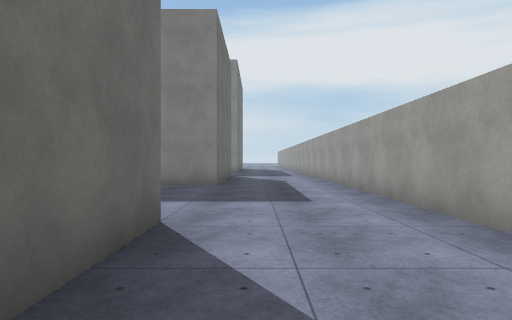
view 1 (above)

20 first-person views from a walk through a 3-D level made in the Unity game engine. The camera is 1.3 m above the floor, looks level and sees 75° across. The floor is counted in squares, 2 m on a side. Each view is taken from the middle of a square. On the plan, view 1 faces up. The plan holds only what a view shows up to about 10 squares ahead; the rest is blank. The place goes on beyond the plan. The player character is not drawn. Surface patterns are stand-ins for the level's own textures.

view 2
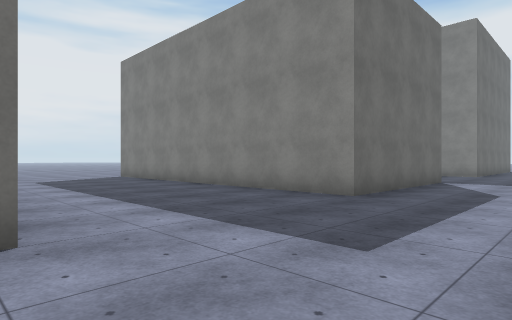

view 3
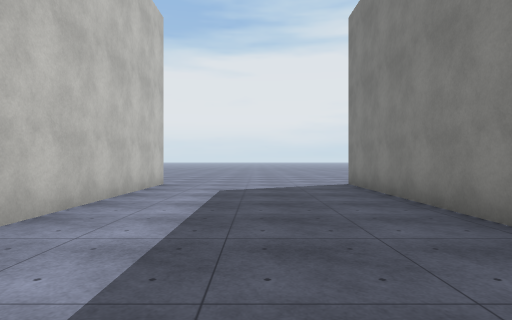

view 4
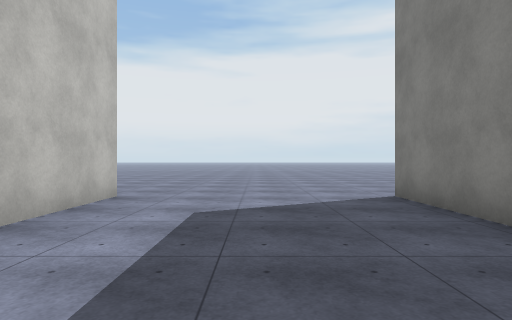

view 5
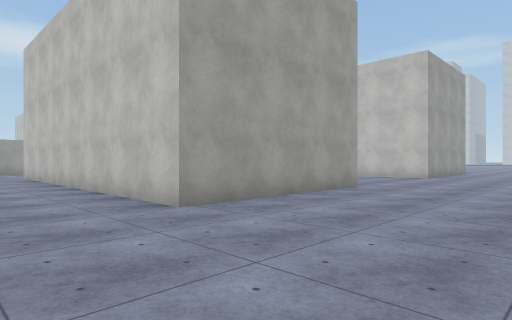

view 6
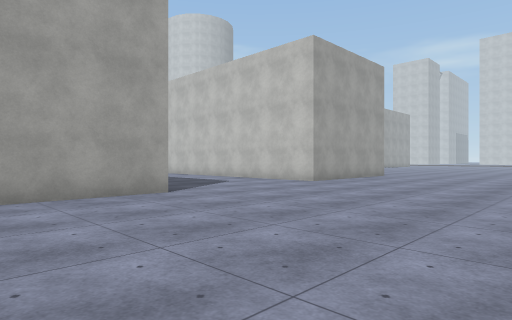

view 7
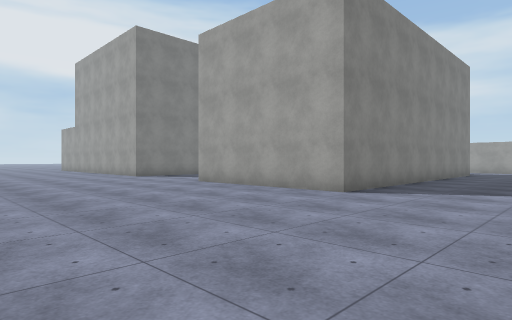

view 8
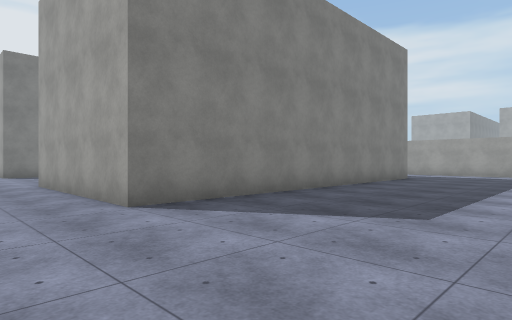

view 9
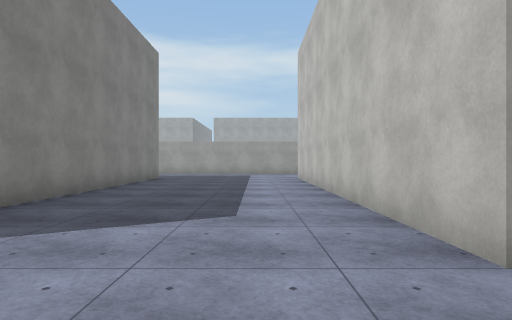

view 10
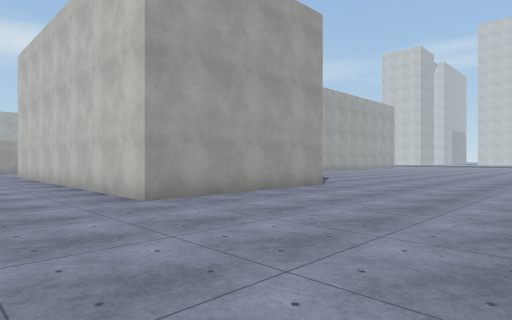

view 11
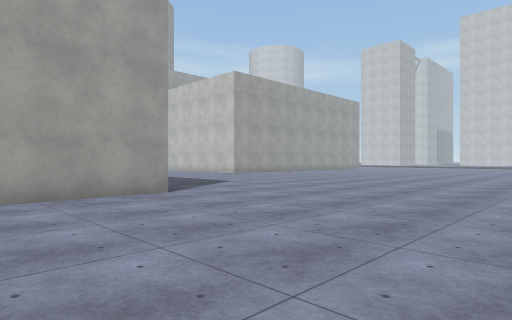

view 12
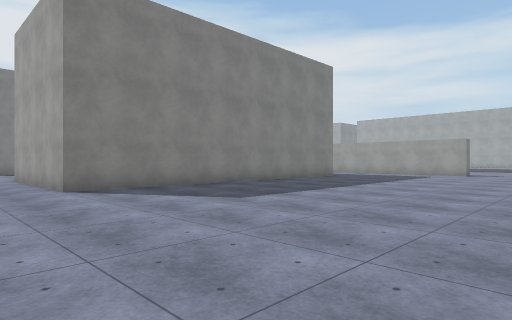

view 13
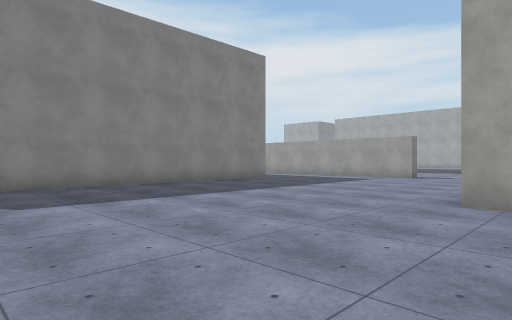

view 14
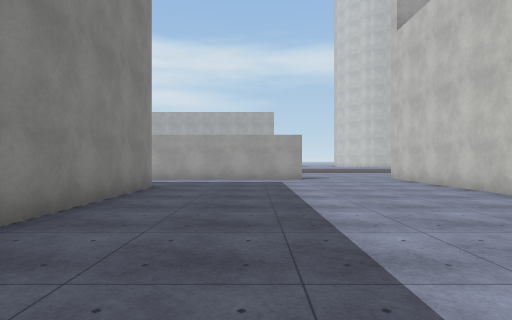

view 15
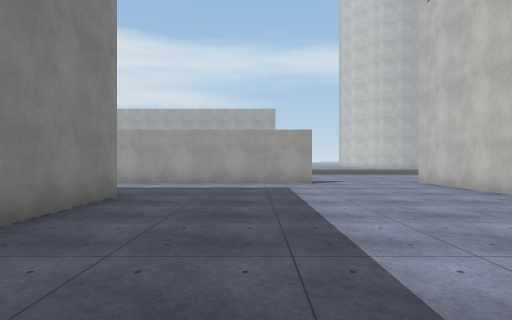

view 16
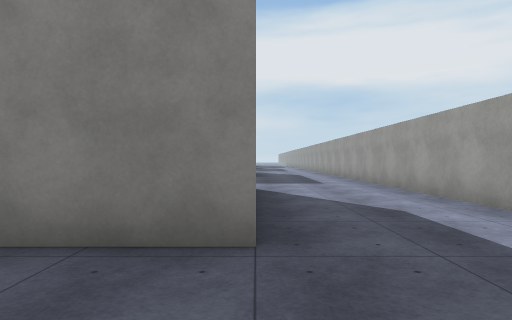

view 17
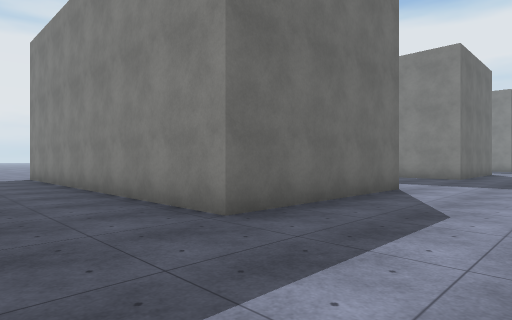

view 18
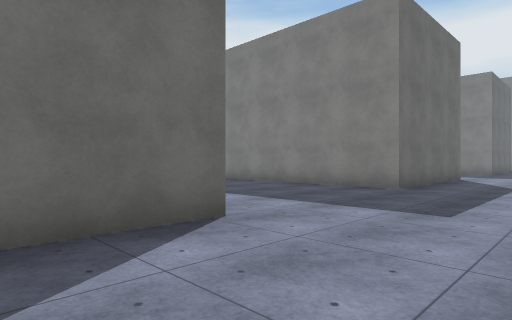

view 19
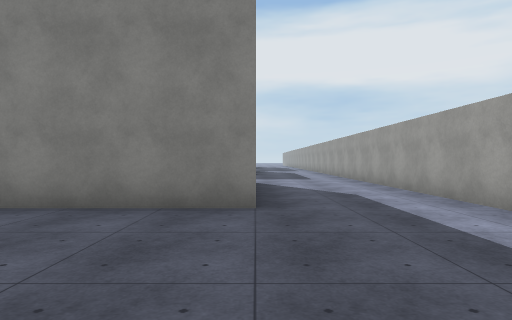

view 20
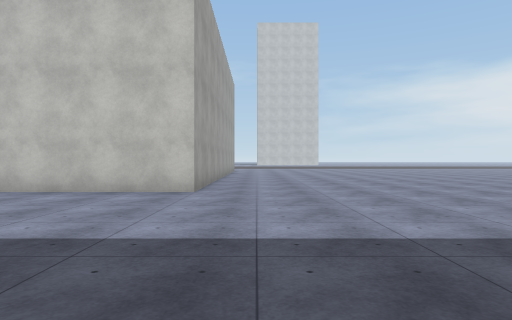

### Floor plan
Points are (right, up) in squares from view 1. A wall is a line through its corners. A room is listed if a view was taken in it or the views show most of it. See-through windows are left out.
Room 1 (views 1, 2, 3, 4, 5, 6, 7, 8, 9, 10, 11, 12, 13, 14, 15, 16, 17, 18, 19, 20)
walls: (-1, -6.5) (-1, -11.5) (-11, -11.5) (-11, -6.5) (-3, -6.5); (2.3, -1.9) (2.3, 10); (-1, 3.5) (-1, -1.5) (-11, -1.5) (-11, 3.5) (-3.4, 3.5); (2.3, -15.6) (2.3, -4); (-4.7, -22) (-4.7, -18.8) (1.5, -18.8); (-1, 13.5) (-1, 8.5) (-11, 8.5) (-11, 13.1)
ways out: opening at (1.3, -17)

Where each view was taken, in squares from view 1:
view 1: 0 up, 0 right, facing up
view 2: 3 up, 2 right, facing up-left
view 3: 6 up, 2 left, facing left
view 4: 6 up, 5 left, facing left
view 5: 6 up, 15 left, facing down-right
view 6: 2 up, 17 left, facing down-right
view 7: 5 up, 17 left, facing up-right
view 8: 6 down, 13 left, facing up-right
view 9: 5 down, 13 left, facing right
view 10: 4 down, 16 left, facing down-right
view 11: 8 down, 17 left, facing down-right
view 12: 19 down, 13 left, facing up-right
view 13: 20 down, 10 left, facing up-right
view 14: 14 down, 9 left, facing right
view 15: 14 down, 7 left, facing right
view 16: 14 down, 1 left, facing up
view 17: 14 down, 2 right, facing up-left
view 18: 9 down, 2 right, facing up-left
view 19: 6 down, 1 left, facing up
view 20: 12 down, 6 left, facing down
